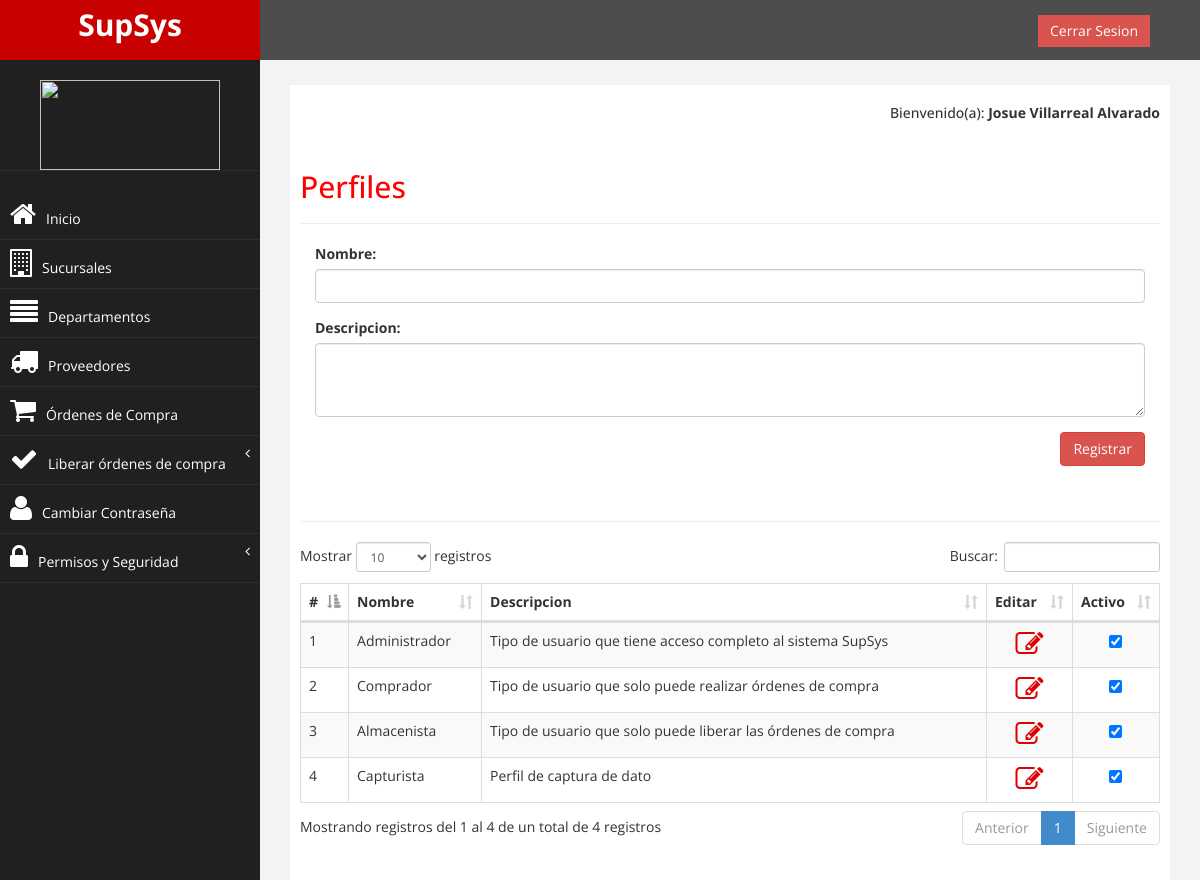
The app's page /perfil/index.php (signed in) with its own data.
### tables this page shows
CREATE TABLE `perfil` (
  `id` int(11) NOT NULL AUTO_INCREMENT,
  `nombre` text NOT NULL,
  `descripcion` text NOT NULL,
  `fecha` date NOT NULL,
  `hora` time NOT NULL,
  `activo` int(11) NOT NULL,
  `usuario` int(11) NOT NULL,
  PRIMARY KEY (`id`)
);

### perfil/tabla_perfil.php (the view, shortened to what this page needs)
<?php
include '../configuracion/conexion.php';
	$qry = "SELECT id, nombre, descripcion, usuario, activo FROM perfil";
	$consulta = mysqli_query($conexion, $qry);
 ?>
	<div class="table-responsive">
		<table id="example" class="table table-striped table-bordered" cellspacing="0" width="100%">
	        <thead>
	            <tr>
                    <th width="5%">#</th>
	                <th>Nombre</th>
	                <th>Descripcion</th>
	                <th width="10%">Editar</th>
	                <th width="10%">Activo</th>
	            </tr>
	        </thead>
	        <tbody>
	        <?php
	        	while($row = mysqli_fetch_array($consulta))
				{	?>
					<tr>
						<td>
							<?php echo $row[0]; ?>
						</td>
						<td>
							<?php echo $row[1]; ?>
						</td>
						<td>
							<?php echo $row[2]; ?>
						</td>
						<td align="center">
							<a href="editar_perfil.php?id=<?php echo $row[0] ?>">
							  <i class="fa fa-pencil-square-o fa-2x color-icono" aria-hidden="true">
							  </i>
							</a>
						</td>
						<td align="center">
						<?php
						if ($row[4]==1) {
							$valor = "checked";
						}
						?>
							<?php echo "<input type='checkbox' id='status' $valor onclick='OnChangeCheckbox (this)' data-id='$row[0]'/>"; ?>
						</td>
					</tr>
				<?php
				}
				 ?>
	        </tbody>
		</table>

### assets/css/custom.css (style rules this page uses)
body { font-family: 'Open Sans', sans-serif; }

### assets/css/demo.css (style rules this page uses)
* { margin: 0; padding: 0; }
a { color: #fff; text-decoration: none; }

### assets/css/personal.css (style rules this page uses)
.color-icono { color:#DF0101; }

### records on screen
perfil: id "1", nombre "Administrador", descripcion "Tipo de usuario que tiene acceso completo al sistema SupSys"
perfil: id "2", nombre "Comprador", descripcion "Tipo de usuario que solo puede realizar órdenes de compra"
perfil: id "3", nombre "Almacenista", descripcion "Tipo de usuario que solo puede liberar las órdenes de compra"
perfil: id "4", nombre "Capturista", descripcion "Perfil de captura de dato"

### other values on screen
$nombre "Josue Villarreal Alvarado"
